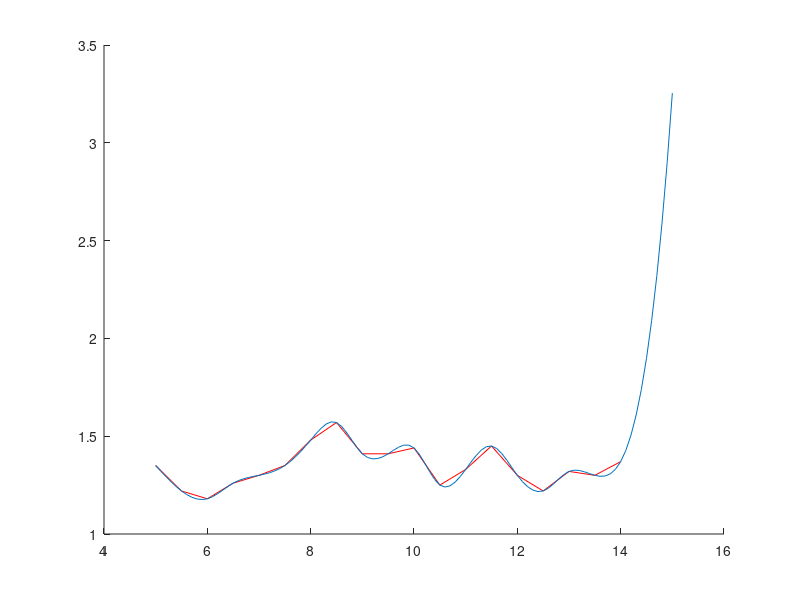

This figure's MATLAB source:
xdata = 5:0.5:14;
ydata = [1.35,1.22,1.18,1.26,1.30,1.35,1.48,1.57,1.41,1.41,1.44,1.25,...
    1.33,1.45,1.3,1.22,1.32,1.3,1.37];

% Interpolate also one year in the future
xprecise = 5:0.1:15;
% From matlab documentation: If x and Y are vectors of the same size, the not-a-knot end conditions are used.
yspline = spline(xdata, ydata, xprecise);
hold on
% Plot will automatically interpolate linearly
plot(xdata, ydata, 'r')
plot(xprecise, yspline)
hold off

% Obviously (from plot) the spline is not suited to extrapolate future
% values as it continues to rise.